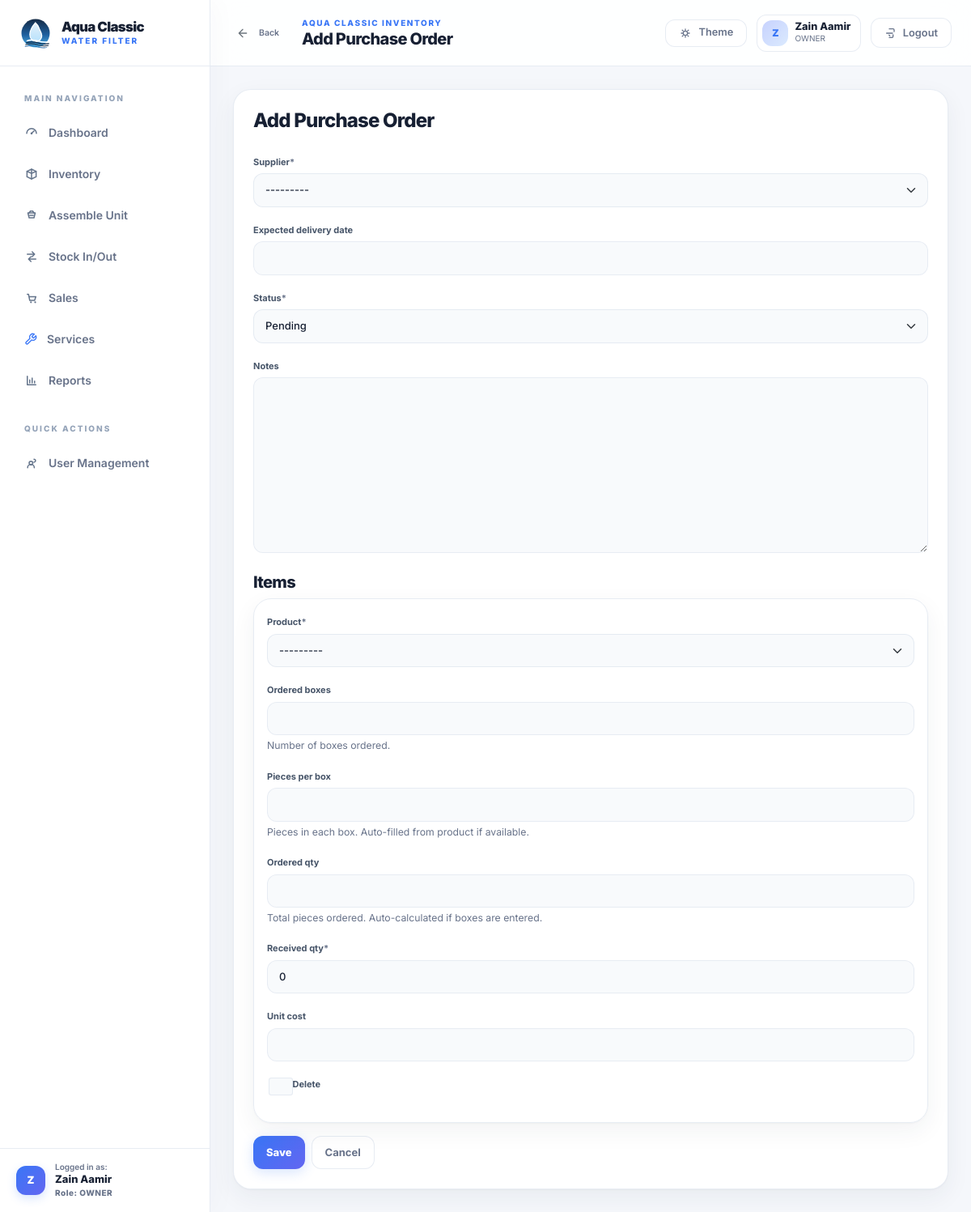
Page /suppliers/purchase-orders/add/ (signed in) on the committed database.
### accounts/models.py (models this page shows, shortened)
class User(AbstractUser):
	class Role(models.TextChoices):
		OWNER = "OWNER", "Owner/Admin"
		STAFF = "STAFF", "Staff"
	role = models.CharField(max_length=20, choices=Role.choices, default=Role.OWNER)
	class Meta:
		verbose_name = "user"
		verbose_name_plural = "users"

### suppliers/views.py (the view)
# urls.py: path("purchase-orders/add/", PurchaseOrderCreateView.as_view(), name="po-add"),
class PurchaseOrderCreateView(OwnerRequiredMixin, PurchaseOrderFormMixin, CreateView):
    model = PurchaseOrder
    form_class = PurchaseOrderForm
    page_title = "Add Purchase Order"

### suppliers/forms.py
class PurchaseOrderForm(forms.ModelForm):
    class Meta:
        model = PurchaseOrder
        fields = ("supplier", "expected_delivery_date", "status", "notes")

### accounts/mixins.py (called while the page is built)
    def test_func(self):
        user = self.request.user
        return user.is_authenticated and (user.is_superuser or getattr(user, "role", None) == "OWNER")

### catalog/models.py (called while the page is built)
	def __str__(self) -> str:
		return f"{self.name} [{self.sku}]"

### suppliers/models.py (called while the page is built)
	def __str__(self) -> str:
		return self.name

### suppliers/views.py (called while the page is built)
    def get_formset(self):
        return PurchaseOrderLineItemFormSet(self.request.POST or None, instance=getattr(self, "object", None))

    def get_context_data(self, **kwargs):
        context = super().get_context_data(**kwargs)
        context["page_title"] = self.page_title
        context["cancel_url"] = self.success_url
        context.setdefault("formset", self.get_formset())
        return context

### templates/suppliers/purchase_order_form.html (shortened to what this page needs)
{% extends "generic/form.html" %}
{% load crispy_forms_tags %}
{% block content %}
<div class="row justify-content-center">
  <div class="col-12 col-xxl-10">
    <div class="card">
      <div class="card-body">
        <div class="section-head mb-4">
          <div>
            <h2 class="h4 mb-1">{{ page_title }}</h2>
          </div>
        </div>
        <form method="post">
          {{ form|crispy }}
          <h2 class="h5 mt-4">Items</h2>
          {% for item_form in formset %}
            <div class="card bg-transparent mb-2"><div class="card-body p-3">{{ item_form|crispy }}</div></div>
          {% endfor %}
          <div class="d-flex gap-2 mt-3">
            <button class="btn btn-primary" type="submit">Save</button>
            <a class="btn btn-outline-secondary" href="{{ cancel_url }}">Cancel</a>
          </div>
        </form>
      </div>
    </div>
  </div>
</div>
{% endblock %}

### templates/base.html (shortened to what this page needs)
{% load static %}
<!doctype html>
<html lang="en" data-theme="light">
<head>
  <link href="https://cdn.jsdelivr.net/npm/bootstrap@5.3.3/dist/css/bootstrap.min.css" rel="stylesheet">
  <link rel="stylesheet" href="{% static 'app.css' %}?v=3">
  <link href="https://cdn.jsdelivr.net/npm/tom-select@2.3.1/dist/css/tom-select.bootstrap5.min.css" rel="stylesheet">
</head>
<body class="app-root {% if not user.is_authenticated %}auth-layout{% endif %}">
  {% if user.is_authenticated %}
  <div class="app-shell">
    <aside class="sidebar" data-sidebar>
      <div class="sidebar__brand">
        <a class="brand-lockup" href="{% url 'dashboard:home' %}">
          <img src="{% static 'brand/aqua-classic-badge.svg' %}" alt="Aqua Classic" class="brand-lockup__mark">
          <span class="brand-lockup__copy">
            <strong>Aqua Classic</strong>
            <span>Water Filter</span>
          </span>
        </a>
      </div>
      <nav class="sidebar__nav" aria-label="Primary">
        <div class="sidebar__section-header">Main Navigation</div>
        <a class="sidebar-link {% if request.path == '/' %}is-active{% endif %}" href="{% url 'dashboard:home' %}">
          <svg aria-hidden="true"><use href="#icon-dashboard"></use></svg>
          <span>Dashboard</span>
        </a>
        <a class="sidebar-link {% if '/catalog/' in request.path %}is-active{% endif %}" href="{% url 'catalog:product-list' %}">
          <svg aria-hidden="true"><use href="#icon-catalog"></use></svg>
          <span>Inventory</span>
        </a>
        <a class="sidebar-link {% if '/inventory/assemble/' in request.path %}is-active{% endif %}" href="{% url 'inventory:assemble-unit' %}">
          <svg aria-hidden="true"><use href="#icon-assemble"></use></svg>
          <span>Assemble Unit</span>
        </a>
        <a class="sidebar-link {% if '/inventory/ledger/' in request.path %}is-active{% endif %}" href="{% url 'inventory:stock-ledger' %}">
          <svg aria-hidden="true"><use href="#icon-movement"></use></svg>
          <span>Stock In/Out</span>
        </a>
        <a class="sidebar-link {% if '/sales/' in request.path %}is-active{% endif %}" href="{% url 'sales:sale-list' %}">
          <svg aria-hidden="true"><use href="#icon-sales"></use></svg>
          <span>Sales</span>
        </a>
        <a class="sidebar-link {% if '/services/' in request.path %}is-active{% endif %}" href="{% url 'services:service-list' %}">
          <span>Services</span>
        </a>
        <a class="sidebar-link {% if '/reports/' in request.path %}is-active{% endif %}" href="{% url 'reports:report-home' %}">
          <svg aria-hidden="true"><use href="#icon-reports"></use></svg>
          <span>Reports</span>
        </a>
        {% if user.role == 'OWNER' or user.is_superuser %}
          <div class="sidebar__section-header mt-3">Quick Actions</div>
          <a class="sidebar-link {% if '/accounts/staff/' in request.path %}is-active{% endif %}" href="{% url 'accounts:staff-list' %}">
            <svg aria-hidden="true"><use href="#icon-users"></use></svg>
            <span>User Management</span>
          </a>
        {% endif %}
      </nav>
      <div class="sidebar__footer">
        <a href="{% url 'accounts:profile' %}" class="sidebar-user-card text-decoration-none">
          <div class="sidebar-user-card__avatar">{{ user.username|slice:':1'|upper }}</div>
          <div class="sidebar-user-card__info overflow-hidden">
            <span class="d-block small" style="font-size: 0.625rem; line-height: 1.2; color: var(--text-muted); font-weight: 600;">Logged in as:</span>
            <strong class="d-block text-truncate" style="font-size: 0.8125rem; color: var(--heading-color); font-weight: 800;">{{ user.get_full_name|default:user.username }}</strong>
            <span class="d-block small" style="font-size: 0.625rem; color: var(--accent-primary); font-weight: 800; letter-spacing: 0.05em;">Role: {{ user.role|default:'OWNER' }}</span>
          </div>
        </a>
      </div>
    </aside>
    <div class="app-main">
      <header class="topbar">
        <div class="topbar__left">
          <button class="btn btn-sm btn-ghost px-2 py-1 me-1 text-secondary" type="button" onclick="history.back()" title="Go to previous page">
            <svg style="width:16px;height:16px;vertical-align:-2px;" viewBox="0 0 24 24"><path d="M19 12H5M12 19l-7-7 7-7" fill="none" stroke="currentColor" stroke-width="2" stroke-linecap="round" stroke-linejoin="round"/></svg>
            <span class="small fw-semibold ms-1">Back</span>
          </button>
          <div class="topbar__title-wrap">
            <p class="topbar__eyebrow">Aqua Classic Inventory</p>
            <h1 class="topbar__title">{% block page_title %}Dashboard{% endblock %}</h1>
          </div>
        </div>
        <div class="topbar__actions">
          <button class="toggle-pill" type="button" data-theme-toggle aria-label="Toggle dark mode">
            <svg aria-hidden="true" class="toggle-pill__sun"><use href="#icon-sun"></use></svg>
            <span class="toggle-pill__label">Theme</span>
          </button>
          <a href="{% url 'accounts:profile' %}" class="user-chip text-decoration-none" title="View Owner Profile">
            <span class="user-chip__avatar">{{ user.username|slice:':1'|upper }}</span>
            <span class="user-chip__meta">
              <strong>{{ user.get_full_name|default:user.username }}</strong>
              <span>{{ user.role|default:'OWNER' }}</span>
            </span>
          </a>
          <form method="post" action="{% url 'logout' %}" class="logout-form">
            <button class="btn btn-ghost" type="submit">
              <svg aria-hidden="true"><use href="#icon-logout"></use></svg>
              Logout
            </button>
          </form>
        </div>
      </header>
      <main class="content-stage">
        <div class="content-frame page-enter">
          {% block content %}{% endblock %}
        </div>
      </main>
    </div>
  </div>
  {% endif %}
</body>
</html>

### rows in the picture
User: username "Z", get_full_name "Zain Aamir", role "OWNER"

### other values in the picture
{{ page_title }} "Add Purchase Order"
